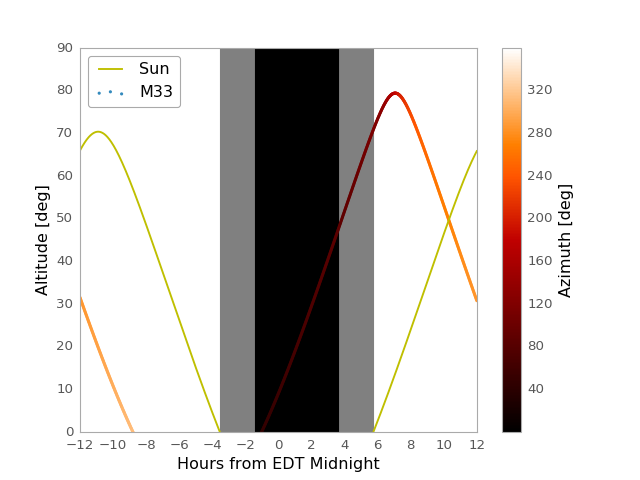

The Python source for this figure:
import numpy as np
import matplotlib.pyplot as plt
from astropy import units as u
from astropy.time import Time
from astropy.coordinates import SkyCoord, EarthLocation, AltAz, get_sun

#supress the warning about vector transforms so as not to clutter the doc build log
import warnings
warnings.filterwarnings('ignore',module='astropy.coordinates.baseframe')

m33 = SkyCoord(ra=23.4621*u.deg, dec=30.6599417*u.deg) # same as SkyCoord.from_name('M33'): use the explicit coordinates to allow building doc plots w/o internet
bear_mountain = EarthLocation(lat=41.3*u.deg, lon=-74*u.deg, height=390*u.m)
utcoffset = -4*u.hour  # Eastern Daylight Time
midnight = Time('2012-7-13 00:00:00') - utcoffset

delta_midnight = np.linspace(-12, 12, 1000)*u.hour
times = midnight + delta_midnight
altazframe = AltAz(obstime=times, location=bear_mountain)
sunaltazs = get_sun(times).transform_to(altazframe)
m33altazs = m33.transform_to(altazframe)

plt.plot(delta_midnight, sunaltazs.alt, color='y', label='Sun')
plt.scatter(delta_midnight, m33altazs.alt, c=m33altazs.az, label='M33', lw=0, s=8)
plt.fill_between(delta_midnight.to(u.hr).value, 0, 90, sunaltazs.alt < -0*u.deg, color='0.5', zorder=0)
plt.fill_between(delta_midnight.to(u.hr).value, 0, 90, sunaltazs.alt < -18*u.deg, color='k', zorder=0)
plt.colorbar().set_label('Azimuth [deg]')
plt.legend(loc='upper left')
plt.xlim(-12, 12)
plt.xticks(np.arange(13)*2 -12)
plt.ylim(0, 90)
plt.xlabel('Hours from EDT Midnight')
plt.ylabel('Altitude [deg]')
